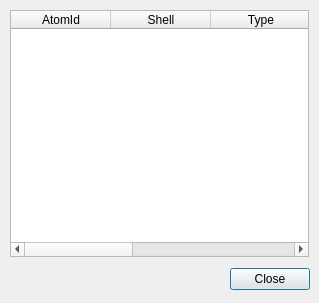
<ui version="4.0" >
 <class>ViewBasisDialog</class>
 <widget class="QDialog" name="ViewBasisDialog" >
  <property name="windowModality" >
   <enum>Qt::ApplicationModal</enum>
  </property>
  <property name="geometry" >
   <rect>
    <x>0</x>
    <y>0</y>
    <width>319</width>
    <height>303</height>
   </rect>
  </property>
  <property name="windowTitle" >
   <string>Defined Atomic Basis</string>
  </property>
  <property name="windowIcon" >
   <iconset resource="icons.qrc" >
    <normaloff>:/stackicons/icons/stack_surfaces.svg</normaloff>:/stackicons/icons/stack_surfaces.svg</iconset>
  </property>
  <widget class="QDialogButtonBox" name="buttonBox" >
   <property name="geometry" >
    <rect>
     <x>9</x>
     <y>264</y>
     <width>301</width>
     <height>30</height>
    </rect>
   </property>
   <property name="standardButtons" >
    <set>QDialogButtonBox::Close</set>
   </property>
  </widget>
  <widget class="QTableWidget" name="BasisTable" >
   <property name="geometry" >
    <rect>
     <x>10</x>
     <y>10</y>
     <width>299</width>
     <height>247</height>
    </rect>
   </property>
   <property name="sizePolicy" >
    <sizepolicy vsizetype="Expanding" hsizetype="Expanding" >
     <horstretch>5</horstretch>
     <verstretch>0</verstretch>
    </sizepolicy>
   </property>
   <property name="editTriggers" >
    <set>QAbstractItemView::NoEditTriggers</set>
   </property>
   <property name="showDropIndicator" stdset="0" >
    <bool>false</bool>
   </property>
   <property name="dragDropOverwriteMode" >
    <bool>false</bool>
   </property>
   <property name="selectionMode" >
    <enum>QAbstractItemView::SingleSelection</enum>
   </property>
   <property name="selectionBehavior" >
    <enum>QAbstractItemView::SelectRows</enum>
   </property>
   <column>
    <property name="text" >
     <string>AtomId</string>
    </property>
   </column>
   <column>
    <property name="text" >
     <string>Shell</string>
    </property>
   </column>
   <column>
    <property name="text" >
     <string>Type</string>
    </property>
   </column>
   <column>
    <property name="text" >
     <string>Exponent</string>
    </property>
   </column>
   <column>
    <property name="text" >
     <string>Coefficients</string>
    </property>
   </column>
  </widget>
 </widget>
 <resources>
  <include location="icons.qrc" />
 </resources>
 <connections>
  <connection>
   <sender>buttonBox</sender>
   <signal>accepted()</signal>
   <receiver>ViewBasisDialog</receiver>
   <slot>accept()</slot>
   <hints>
    <hint type="sourcelabel" >
     <x>269</x>
     <y>275</y>
    </hint>
    <hint type="destinationlabel" >
     <x>4</x>
     <y>299</y>
    </hint>
   </hints>
  </connection>
 </connections>
</ui>
